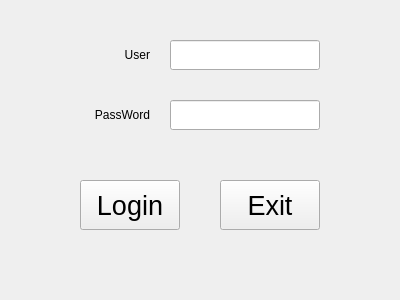
<?xml version="1.0" encoding="UTF-8"?>
<ui version="4.0">
 <class>Form_login</class>
 <widget class="QWidget" name="Form_login">
  <property name="geometry">
   <rect>
    <x>0</x>
    <y>0</y>
    <width>400</width>
    <height>300</height>
   </rect>
  </property>
  <property name="windowTitle">
   <string>Login</string>
  </property>
  <widget class="QLabel" name="Label_user">
   <property name="geometry">
    <rect>
     <x>60</x>
     <y>40</y>
     <width>90</width>
     <height>30</height>
    </rect>
   </property>
   <property name="text">
    <string>User</string>
   </property>
   <property name="alignment">
    <set>Qt::AlignRight|Qt::AlignTrailing|Qt::AlignVCenter</set>
   </property>
  </widget>
  <widget class="QLabel" name="Label_password">
   <property name="geometry">
    <rect>
     <x>60</x>
     <y>100</y>
     <width>90</width>
     <height>30</height>
    </rect>
   </property>
   <property name="text">
    <string>PassWord</string>
   </property>
   <property name="alignment">
    <set>Qt::AlignRight|Qt::AlignTrailing|Qt::AlignVCenter</set>
   </property>
  </widget>
  <widget class="QLineEdit" name="lineEdit_user">
   <property name="geometry">
    <rect>
     <x>170</x>
     <y>40</y>
     <width>150</width>
     <height>30</height>
    </rect>
   </property>
  </widget>
  <widget class="QLineEdit" name="lineEdit_password">
   <property name="geometry">
    <rect>
     <x>170</x>
     <y>100</y>
     <width>150</width>
     <height>30</height>
    </rect>
   </property>
  </widget>
  <widget class="QPushButton" name="pushButton_login">
   <property name="geometry">
    <rect>
     <x>80</x>
     <y>180</y>
     <width>100</width>
     <height>50</height>
    </rect>
   </property>
   <property name="font">
    <font>
     <pointsize>20</pointsize>
    </font>
   </property>
   <property name="text">
    <string>Login</string>
   </property>
  </widget>
  <widget class="QPushButton" name="pushButton_exit">
   <property name="geometry">
    <rect>
     <x>220</x>
     <y>180</y>
     <width>100</width>
     <height>50</height>
    </rect>
   </property>
   <property name="font">
    <font>
     <pointsize>20</pointsize>
    </font>
   </property>
   <property name="text">
    <string>Exit</string>
   </property>
  </widget>
 </widget>
 <resources/>
 <connections/>
</ui>
